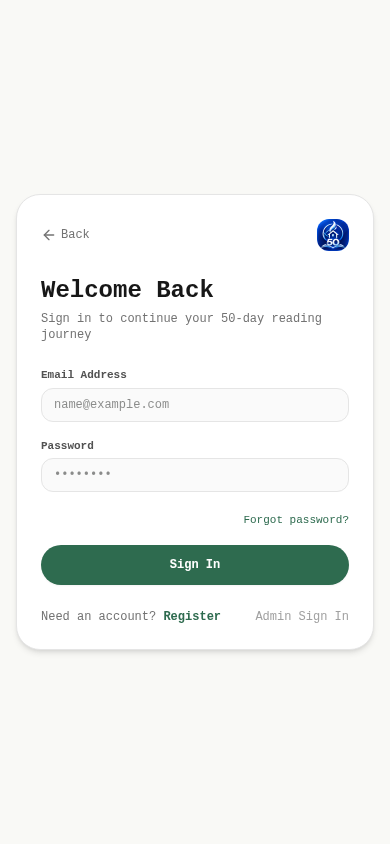
#> input picture apps/forgehouse50/evidence/ui_pass_v1/before_app_auth_mobile.png, 390 x 844 px
$ python -i make_adaptive_icon.py   (imports and definitions only)
#> lines starting #> are read from the running program, lines starting #| are printed output that depends on the picture
#> further down, picture is the input picture: PIL image 390x844 RGB; mean R, G, B 241.3, 243.7, 241.4
#!/usr/bin/env python3
"""
ForgeBuild adaptive-icon generator: foreground artwork in -> correctly
safe-zoned adaptive icon layers out.

Adaptive icon spec: total canvas 108x108dp, the inner 72x72dp (centered) is the
safe zone guaranteed visible in every mask. This script:
  * scales the foreground artwork to fit INSIDE the 72dp safe zone (66% of canvas)
  * centers it on a 108dp canvas with transparent padding (never a white square)
  * generates background (solid color or artwork), mipmap densities, and the
    adaptive-icon XML.

MONOCHROME / THEMED ICONS POLICY (Android 13+, enforced by this tool):
  The source artwork is classified as vector/icon-style vs raster/photo-style.
    * Vector/icon-style source (flat shapes, few colors, icon-like): a
      purpose-drawn <monochrome> layer (alpha silhouette of the foreground) is
      generated and referenced from the adaptive-icon XML, opting the app into
      themed icons with a clean, controllable glyph.
    * Raster/photo-style source (complex, full-color, photographic): the
      <monochrome> element is OMITTED ENTIRELY and no ic_launcher_monochrome
      assets are written (stale ones are deleted). A baked black silhouette of
      a photo renders as a flat, detail-less blob under forced themed icons;
      with no explicit monochrome layer the launcher falls back to auto-tracing
      the foreground layer's own alpha/detail, preserving shape detail
      (the behavior seen on Duolingo/Drive/Filmora etc.). This is the real
      platform fallback, not a workaround.
  Override with --monochrome force|skip if the operator/AI wants to decide
  manually; default is --monochrome auto (classify the source).

Usage:
  python3 tools/make_adaptive_icon.py --foreground icon_fg.png \
      --background-color "#6750A4" --out app/src/main/res [--background bg.png] \
      [--monochrome auto|force|skip]

If the operator supplies their own artwork, pass it as --foreground. If not,
the generating AI produces simple artwork first, then calls this script.
"""
import argparse, pathlib, sys

try:
    from PIL import Image, ImageFilter
except ImportError:
    sys.exit("pip install pillow")

DENSITIES = {"mdpi": 108, "hdpi": 162, "xhdpi": 216, "xxhdpi": 324, "xxxhdpi": 432}
SAFE_FRACTION = 72 / 108  # inner safe zone

# --- source classification thresholds (vector/icon-style vs raster/photo-style) ---
CLASSIFY_SIZE = 144            # probe resolution; small + deterministic
SIG_COLOR_LIMIT = 24           # more significant 4-bit color bins than this => raster/photo
SIG_COLOR_MIN_SHARE = 0.005    # a bin is significant if it covers > 0.5% of pixels
EDGE_DENSITY_LIMIT = 0.15      # fraction of pixels on strong edges => raster/photo

def is_raster_like(img: Image.Image) -> bool:
    """True when the source looks raster/photo-style rather than flat icon-style.

    Two anti-aliasing-robust signals on a downscaled probe:
      1. significant color count: flatten onto white, quantize to 4 bits/channel,
         and count only bins covering > 0.5% of pixels. Anti-aliasing turns a flat
         icon's 3 source colors into hundreds of single-pixel shades after a
         LANCZOS resize, so raw distinct-color counts are useless — significant
         bins are not (flat icon art: a handful; photos/gradients: dozens+).
      2. edge density of the luminance channel (flat icon art is mostly uniform
         regions with sparse edges; photos have high-frequency detail everywhere).
    """
    probe = img.convert("RGBA")
    probe.thumbnail((CLASSIFY_SIZE, CLASSIFY_SIZE), Image.LANCZOS)
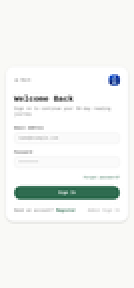
#> probe: PIL image 67x144 RGBA (shown 2 times larger); mean R, G, B, A 241, 243.4, 241.1, 255
    total = float(probe.width * probe.height)
#> total = 9648
    flat = Image.new("RGB", probe.size, (255, 255, 255))
#> flat: PIL image 67x144 RGB; every value is 255
    flat.paste(probe, (0, 0), probe)
    bins = {}
    for r, g, b in flat.getdata():
        key = (r >> 4, g >> 4, b >> 4)
        bins[key] = bins.get(key, 0) + 1
#> after the loop, bins = 63 items
    significant = sum(1 for n in bins.values() if n > SIG_COLOR_MIN_SHARE * total)
#> significant = 8
    if significant > SIG_COLOR_LIMIT:
        return True
    edges = flat.convert("L").filter(ImageFilter.FIND_EDGES)
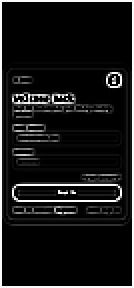
#> edges: PIL image 67x144 L (shown 2 times larger); min 0, max 255, mean 23.5
    strong = sum(1 for v in edges.getdata() if v > 32)
#> strong = 1250
    return strong / total > EDGE_DENSITY_LIMIT

XML_ANYDPI_MONO = """<?xml version="1.0" encoding="utf-8"?>
<adaptive-icon xmlns:android="http://schemas.android.com/apk/res/android">
    <background android:drawable="@mipmap/ic_launcher_background"/>
    <foreground android:drawable="@mipmap/ic_launcher_foreground"/>
    <monochrome android:drawable="@mipmap/ic_launcher_monochrome"/>
</adaptive-icon>
"""

XML_ANYDPI_PLAIN = """<?xml version="1.0" encoding="utf-8"?>
<adaptive-icon xmlns:android="http://schemas.android.com/apk/res/android">
    <background android:drawable="@mipmap/ic_launcher_background"/>
    <foreground android:drawable="@mipmap/ic_launcher_foreground"/>
</adaptive-icon>
"""

# [62 lines left out: functions make_layers, main, not called in this run]

# [2 lines not run here, left out]

>>> from PIL import Image
>>> picture = Image.open('../../forgehouse50/evidence/ui_pass_v1/before_app_auth_mobile.png')
>>> result = is_raster_like(picture)
#> result = False
